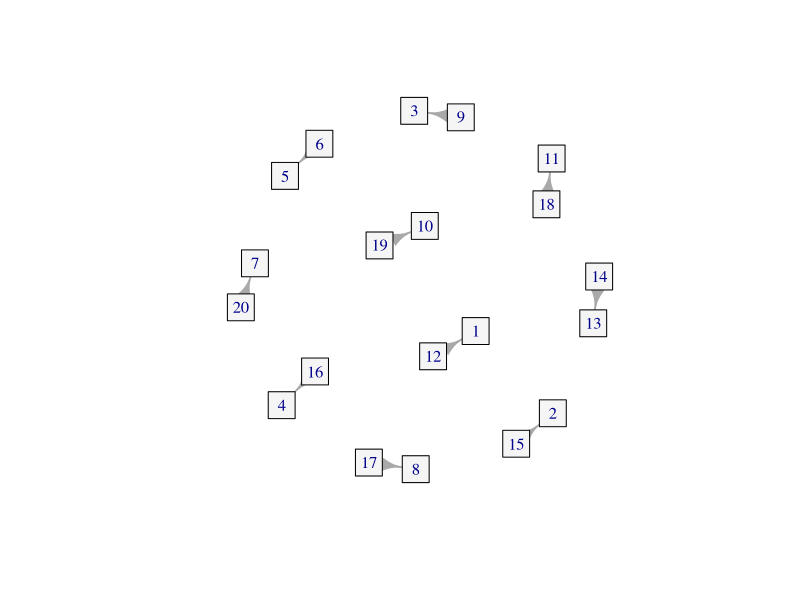

The R source for this figure:
#
# Sami Hossain
# 03/02/2021
# Custom Implementation of the Irving (Stable Roommates) Algorithm
#

############
### SETUP ##
############
library(igraph)

#rseed <- floor(runif(1, min = 1, max= 10000))

mat <- matrix(nrow = 20, ncol = 19)

for(i in 1:20){
  set1 <- setdiff(sample(1:20, 20), i) #excluding the current number from the distribution
  #set1 <- c(set1, i)  #for keeping track of no matches
  mat[i,] <- set1   #populate preference matrix
}

###############################
### PHASE 1 of the algorithm ##
###############################
curr_choice <- rep(NA, 20)  #first rounds choices
stack <- rev(seq(20:1))  #stack to keep track of the first round

while(length(stack) > 0){   #until everyone has been checked
  curr_node <- stack[length(stack)]   #the current node being processed
  for(j in 1:19){   #iterate through at most every node on its preference list
    partner <- mat[curr_node,j]   #the preference list node associated at j
    if(!is.na(curr_choice[partner])){  #if no current partner is chosen
      flag <- FALSE   #flag needed to brake out of the for loop from within
      for(k in 1:19){
        if(mat[partner,k] == curr_choice[partner]){  #if the partner is better than the current node
          break
        }
        if(mat[partner,k] == curr_node){  #if the current node is better than the partner
          flag <- TRUE
          stack <- stack[-length(stack)]    #pop stack
          stack <- c(stack, curr_choice[partner])   #push rejected node onto stack
          curr_choice[partner] <- curr_node   #update new partner
          break
        }
      }
      if(flag){
        break
      }
    } else {
      curr_choice[partner] <- curr_node   #assign curr node as partner
      stack <- stack[-length(stack)]  #pop stack
      break
    }
    
    if(j == 19 && stack[length(stack)] == partner){  #if no possible matches for current node
      stack <- stack[-length(stack)]    #pop from stack to prevent infinite loop 
    }
  }
}

########################
### PHASE 1 Reduction ##
########################
if(length(curr_choice) != 20){
  print("reduction is not possible")
}

## Corollary 1.3 (i & ii) inferred mutual crossouts
for(i in 1:20){   #loop through all the nodes
  choice <- curr_choice[i]
  flag <- FALSE
  for(j in 1:19){   #loop through the preference list for the current node
    if(flag){
      for(k in 1:19){
        if(!is.na(mat[mat[i,j],k]) && mat[mat[i,j],k] == i){ #find the nodes number in their list
          mat[mat[i,j],k] <- NA   #remove the choice from the preference list
          break
        }
      }
      mat[i,j] <- NA  #Mutual cross out, both cross each other of their lists
    }
    if(!is.na(mat[i,j]) && mat[i,j] == choice){ #loop until we see the target node
      flag <- TRUE
    }
  }
}

#####################################
### PHASE 2 Iterative Reductions ##
#####################################
`%notin%` <- Negate(`%in%`)

while(sum(is.na(mat))< 360){ #every row having one choice, 20*18
  for(d in 1:20){   #checks if any row is completely NA, implying no stable matching
    if(all(is.na(mat[d,]))){
      stop("No Stable Matching Exists")
    }
  }
  
  last <- numeric()   #keep track of the last elements
  second <- numeric()  #keep track of the 2nd elements
  indx <- 0
  for(i in 1:19){
    if(sum(is.na(mat[i,])) < 18){ #more than one choice in their list
      last <- c(last, i)   #setup process to begin looking for a cycle
      indx <- i
      break
    }
  }
  toggle <- TRUE
  while(TRUE %notin% duplicated(last)){ #cycle condition
    if(toggle){
      antiset <- which(!is.na(mat[indx,]))    #alternate between 2nd element
      second <- c(second, mat[indx,antiset[2]])
      indx <- mat[indx, antiset[2]]
      toggle <- FALSE
    } else {
      antiset <- which(!is.na(mat[indx,]))    #and the last element of each row
      last <- c(last, mat[indx,antiset[length(antiset)]])
      indx <- mat[indx, antiset[length(antiset)]]
      toggle <- TRUE
    }
  }    #loop ends when the first element in the last vector is repeated
  cycle_start <- match(last[length(last)], last)   #returns the index of the first duplicate
  last <- last[-1:-cycle_start]  #truncate list based on the cycle starting position
  second <- second[cycle_start:length(second)]  #same for this list aswell
  for(m in 1:length(last)){  #mutual crossouts among the nodes of the same index
    for(s in 1:19){
      if(!is.na(mat[last[m],s]) && mat[last[m],s] == second[m]){ #second crosses out last
        mat[last[m],s] <- NA
      }
      if(!is.na(mat[second[m],s]) && mat[second[m],s] == last[m]){ #last crosses out second
        mat[second[m],s] <- NA
      }
    }
  }
}

################
### VISUALIZE ##
################
edges <- matrix(ncol = 2, nrow = 10)  #generate an edge list
w <- 1
for(i in 1:20){
  ind <- min(which(!is.na(mat[i,])))
  partner <- mat[i, ind]
  if(partner %notin% edges){ #to reduce edgelist into a set of unique edges
    edges[w,1] <- partner
    edges[w,2] <- i 
    w <- w+1
  }
}
graph <- graph_from_edgelist(edges, directed= TRUE )
V(graph)$shape <- "square"
V(graph)$color <- "whitesmoke"
plot(graph)
